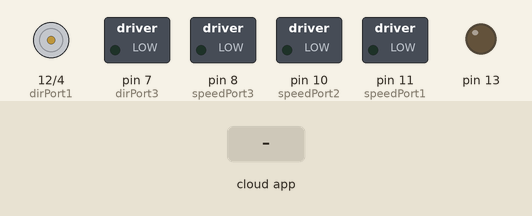
This sketch was run on a simulated Arduino Uno, built with avr-gcc and run on an emulated ATmega328P. On the bench: motor-driver pin pairs drawn as motors (green arrow = first pin HIGH = forward, orange = second pin HIGH = backward, longer = more drive), switched loads named in the sketch (green lamp = pin HIGH), output pins drawn as LEDs (lit = HIGH). The test bench sets the inputs (shaded band). The ROS host is connected and sends only what is stated.

Above: at 1.2 s.
1.3 s: the phone or cloud app sets linear.x to -100
At 1.6 s:
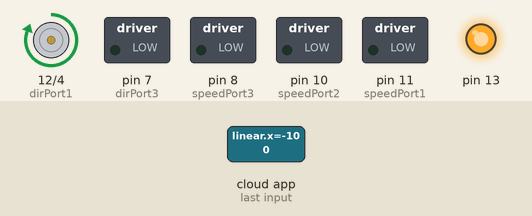
2.8 s: the phone or cloud app sets angular.z to -100
At 3.9 s:
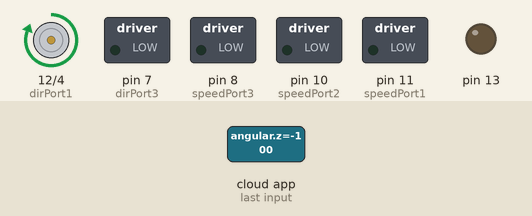
4.3 s: the phone or cloud app sets linear.x to 100
At 5.1 s:
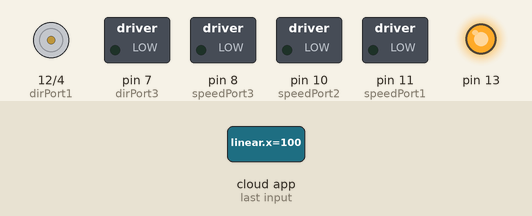
5.8 s: the phone or cloud app sets linear.x to 0
At 6.2 s:
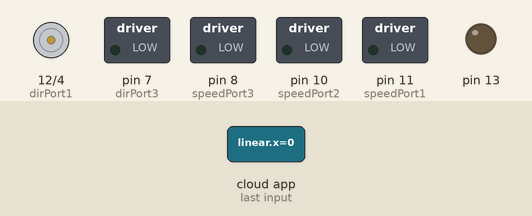
7.3 s: the phone or cloud app sets angular.z to 0
At 8.6 s:
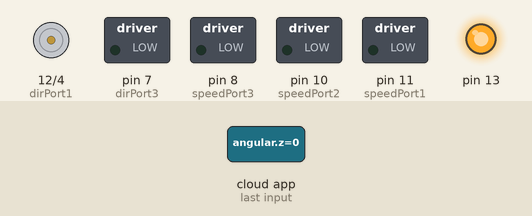
Timing chart, 0 to 9.8 s (numbered marks = the images above; inputs shaded):
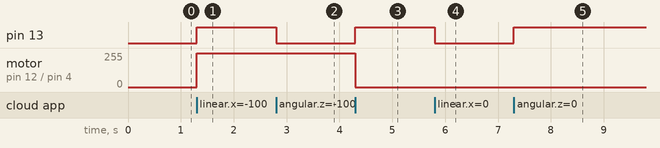

Measured:
- after the input at 1.3 s, pin 13: LOW → HIGH at once; motor on pin 12 (dirPort1) / pin 4 (dirPort2): stopped → forward 255/255 at once
- after the input at 2.8 s, pin 13: HIGH → LOW at once
- after the input at 4.3 s, pin 13: LOW → HIGH at once; motor on pin 12 (dirPort1) / pin 4 (dirPort2): forward 255/255 → stopped at once
- after the input at 5.8 s, pin 13: HIGH → LOW at once
- after the input at 7.3 s, pin 13: LOW → HIGH at once

The sketch:

controller_vel.ino
```cpp
#include <ros.h>
#include <geometry_msgs/Twist.h>
#define msg_type geometry_msgs::Twist
#define dirPort1 12
#define speedPort1 11
#define dirPort2 4
#define speedPort2 10
#define dirPort3 7
#define speedPort3 8

ros::NodeHandle nh;

char svx[5], svy[5], sw[5];
char log_msg1[99];

float angle, velocity, w = 0;
//float d = 0.2;
float vx, vy;
float m1 = 0, m2 = 0, m3 = 0;
class Motor
{
public:
    int speedPort, dirPort, abm=0;
    Motor(int speedPortx, int dirPortx)
    {
        speedPort = speedPortx;
        dirPort = dirPortx;
    }

    void moveit(float m)
    {
        abm = abs(m);
        if (abm < 50 && abm > 5){
          abm = 50;
        }
        if (abm <=5){
          abm = 0;
        }
        analogWrite(speedPort, abm);
        if (m < 0)
        {
            digitalWrite(dirPort, HIGH);
        }
        if (m > 0)
        {
            digitalWrite(dirPort, LOW);
        }
    }
};

Motor motor1(11, 12), motor2(10, 4), motor3(8, 7);

void omini_cb(const msg_type &cmd_msg)
{
    digitalWrite(13, HIGH - digitalRead(13));
//    vx = cmd_msg.data[0];
//    vy = cmd_msg.data[1];
//    w = cmd_msg.data[2];
//    vx = cmd_msg.linear.x;
//    vy = cmd_msg.linear.y;
//    w = cmd_msg.angular.z;

//    m1 = -w - vy;
//    m2 = -w + vy + vx;
//    m3 = -w + vy - vx;
    m1 = cmd_msg.linear.x;
    m2 = cmd_msg.linear.y;
    m3 = cmd_msg.linear.z;
    motor1.moveit(m1);
    motor2.moveit(m2);
    motor3.moveit(m3);

    dtostrf(vx, 2, 2, svx);
    dtostrf(vy, 2, 2, svy);
    dtostrf(w , 2, 2, sw);
    sprintf(log_msg1, "velocity input: %s, %s, %s", svx, svy, sw);
    nh.loginfo(log_msg1);

}
//Defining subscriber
ros::Subscriber<msg_type> sub("rasp_to_omni_chatter", omini_cb);


void setup()
{
    if(1){
        pinMode(13, OUTPUT);
        pinMode(dirPort1, OUTPUT);
        pinMode(speedPort1, OUTPUT);
        pinMode(dirPort2, OUTPUT);
        pinMode(speedPort2, OUTPUT);
        pinMode(dirPort3, OUTPUT);
        pinMode(speedPort3, OUTPUT);
        analogWrite(speedPort1, 0);
        analogWrite(speedPort2, 0);
        analogWrite(speedPort3, 0);
        nh.initNode();
        nh.subscribe(sub);
        nh.loginfo("session started");
    }
    else{
      nh.loginfo("ERROR: session not started");
      }
}

void loop()
{
    if(1){
        nh.spinOnce();
    }
    else{
        analogWrite(speedPort1, 0);
        analogWrite(speedPort2, 0);
        analogWrite(speedPort3, 0);
    }
}
```
